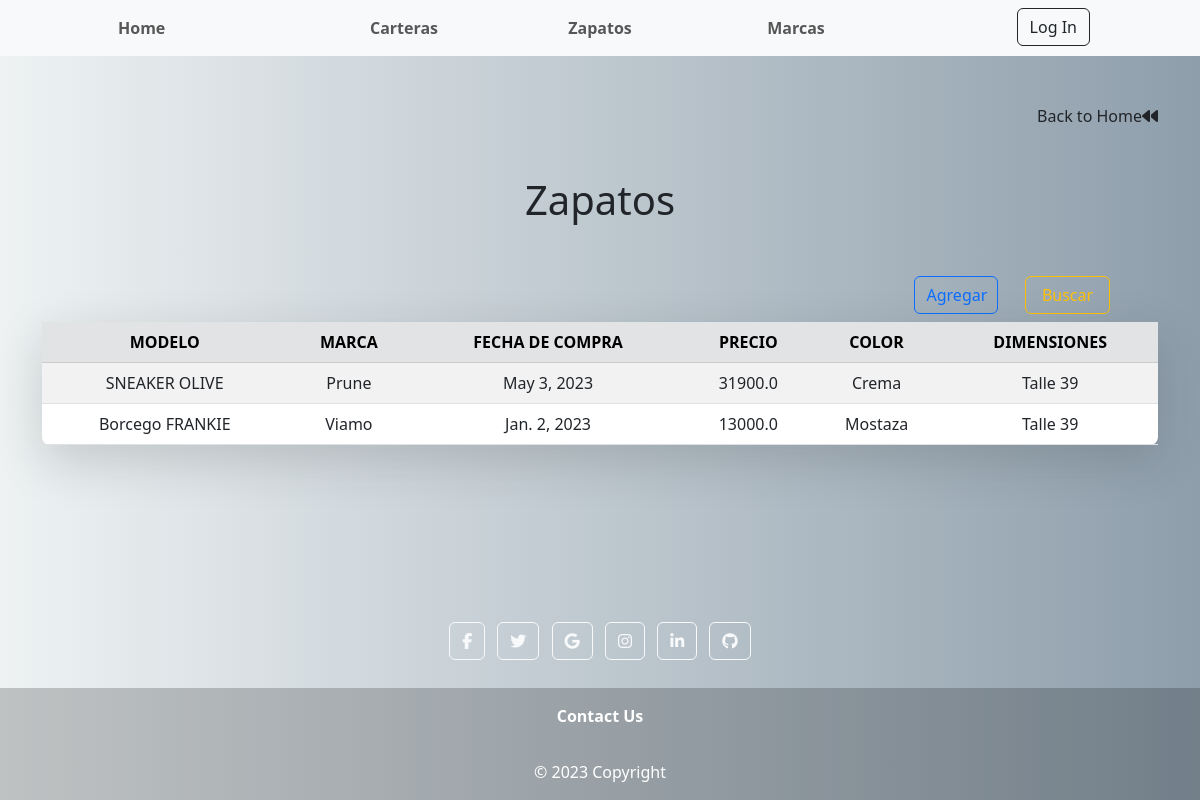
The page /tienda/zapato/ on the database its author committed.
### tienda/models.py (models this page shows, shortened)
class Zapato(models.Model):
    modelo = models.CharField(max_length=40)
    marca = models.ForeignKey(Marca, on_delete=models.CASCADE)
    fecha_compra = models.DateField()
    precio = models.FloatField()
    color = models.CharField(max_length=15)
    dimensiones = models.CharField(max_length=15)

class Marca(models.Model):
    marca = models.CharField(max_length=40)
    pais  = models.CharField(max_length=15)
    ano_origen = models.IntegerField()
    contacto = models.EmailField()
    def __str__(self,):
        return str(self.marca)

### tienda/views.py (the view)
# urls.py: path('zapato/', views.zapato, name='zapato'),
def zapato(request):
    zapatos = Zapato.objects.all()
    params = {'zapatos':zapatos}
    return render(request,'zapato.html', params)

### templates/zapato.html (shortened to what this page needs)
{% extends "layout_home.html" %}
{% load static %}
{% block next_content %}
<div class="container">
    <a class="nav-link text-end" href="{% url 'home' %}">Back to Home<i class="fa-solid fa-backward"></i> </a>
    <div class="row">
        <div class="col-sm-12">
            <div class="d-flex align-items-center flex-column">
                <h1 class="mb-0 text-align-center">Zapatos</h1>
            </div>
            <div class="col-lg-6 mx-auto">
            </div>
            <div class=" mb-1 mx-5 d-flex justify-content-end">
                <a href="{% url 'add_zapato' %}" class="btn btn-outline-primary btn-block col-sm-1" role="button">Agregar</a>
                <a href="{% url 'buscar_zapato' %}" class="btn btn-outline-warning btn-block col-sm-1" role="button">Buscar</a>
            </div>
            <div class="d-flex align-items-center flex-column">
                <table class="table table-striped table-hover shadow-lg p-3 mb-5 bg-white rounded-3">
                    <thead>
                        <tr class="table-secondary">
                            <th scope="col" style="text-align:center">MODELO</th>
                            <th scope="col" style="text-align:center">MARCA</th>
                            <th scope="col" style="text-align:center">FECHA DE COMPRA</th>
                            <th scope="col" style="text-align:center">PRECIO</th>
                            <th scope="col" style="text-align:center">COLOR</th>
                            <th scope="col" style="text-align:center">DIMENSIONES</th>
                        </tr>
                    </thead>
                    <tbody>
                        {% for zapato in zapatos %}
                            <tr>
                                <td style="text-align:center"> {{ zapato.modelo }}</td>
                                <td style="text-align:center"> {{ zapato.marca }}</td>
                                <td style="text-align:center"> {{ zapato.fecha_compra }}</td>
                                <td style="text-align:center"> {{ zapato.precio }}</td>
                                <td style="text-align:center"> {{ zapato.color }}</td>
                                <td style="text-align:center"> {{ zapato.dimensiones }}</td>
                            </tr>
                            {% empty %}
                            <tr>
                                <td colspan="6" style="text-align:center"> No existen zapatos cargados aun </td>
                            </tr>
                        {% endfor %}
                    </tbody>
                </table>
                <div class="col-lg-6 mx-auto">
                </div>
            </div>
        </div>
    </div>
</div>
{% endblock %}

### rows shown on the page
Zapato: modelo "SNEAKER OLIVE", marca "Prune", fecha_compra "May 3, 2023", precio "31900.0", color "Crema", dimensiones "Talle 39"
Zapato: modelo "Borcego FRANKIE", marca "Viamo", fecha_compra "Jan. 2, 2023", precio "13000.0", color "Mostaza", dimensiones "Talle 39"
